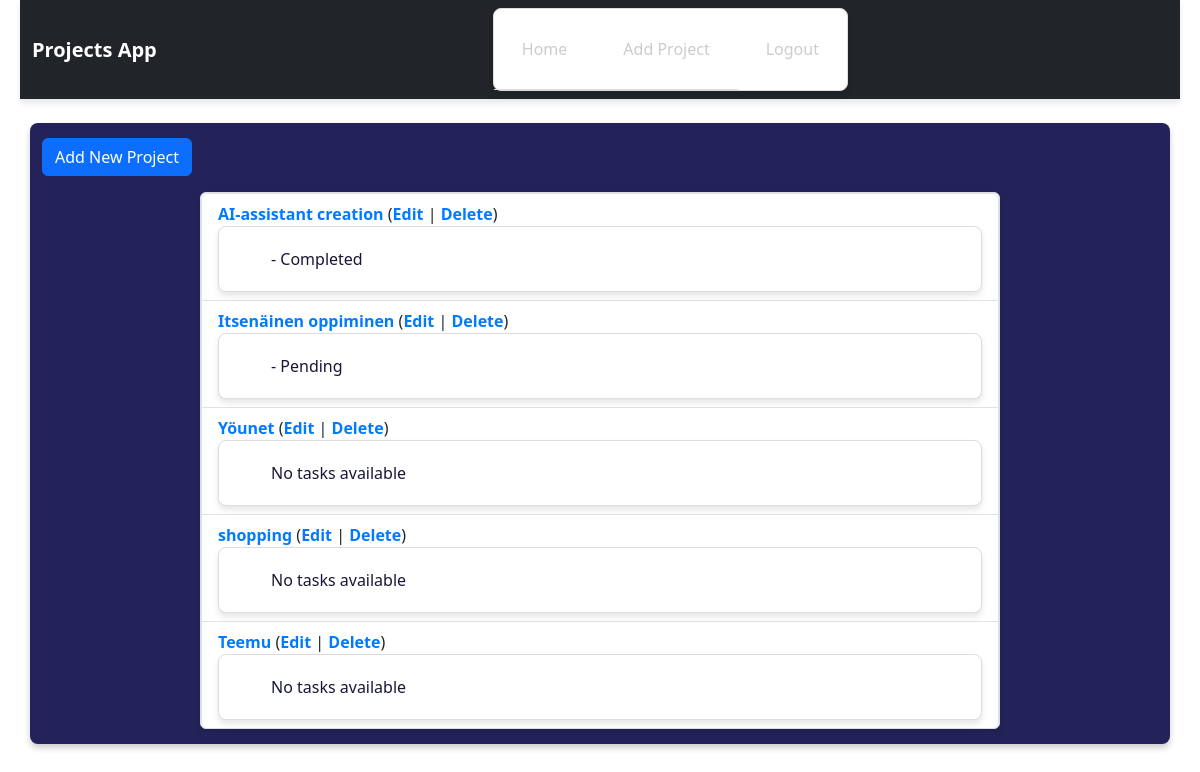
Page /projects/ (signed in) on the committed database.
### projects/models.py (models this page shows, shortened)
class Project(models.Model):
    name = models.CharField(max_length=200)
    description = models.TextField()
    start_date = models.DateField()
    end_date = models.DateField(null=True, blank=True)
    completed = models.BooleanField(default=False)

class Task(models.Model):
    project = models.ForeignKey(Project, on_delete=models.CASCADE, related_name='tasks')
    title = models.CharField(max_length=200)
    description = models.TextField(blank=True, null=True)
    completed = models.BooleanField(default=False)
    due_date = models.DateField(null=True, blank=True)

### projects/views.py (the view)
# urls.py: path('', views.project_list, name='project_list'),
def project_list(request):
    projects = Project.objects.all()
    return render(request, 'projects/project_list.html', {'projects': projects})

### projects/templates/projects/project_list.html (shortened to what this page needs)
<!DOCTYPE html>
<html>
<head>
    {% load static %}
    <link rel="stylesheet" type="text/css" href="{% static 'projects/style.css' %}">
    <link href="https://cdn.jsdelivr.net/npm/bootstrap@5.3.0/dist/css/bootstrap.min.css" rel="stylesheet">
</head>
<body>
    <nav class="navbar navbar-expand-lg navbar-dark bg-dark">
        <div class="container-fluid">
            <a class="navbar-brand" href="{% url 'project_list' %}">Projects App</a>
            <div class="collapse navbar-collapse" id="navbarNav">
                <ul class="navbar-nav">
                    <li class="nav-item">
                        <a class="nav-link" href="{% url 'project_list' %}">Home</a>
                    </li>
                    <li class="nav-item">
                        <a class="nav-link" href="{% url 'project_add' %}">Add Project</a>
                    </li>
                    {% if user.is_authenticated %}
                        <li class="nav-item">
                            <a class="nav-link" href="{% url 'logout' %}">Logout</a>
                        </li>
                    {% else %}
                        <li class="nav-item">
                            <a class="nav-link" href="{% url 'login' %}">Login</a>
                        </li>
                    {% endif %}
                </ul>
            </div>
        </div>
    </nav>
    <div class="container mt-4">
        <a class="btn btn-primary mb-3" href="{% url 'project_add' %}">Add New Project</a>
        <ul class="list-group">
            {% for project in projects %}
                <li class="list-group-item">
                    <a href="{% url 'project_detail' project.id %}">{{ project.name }}</a>
                    (<a href="{% url 'project_edit' project.id %}">Edit</a> |
                    <a href="{% url 'project_delete' project.id %}">Delete</a>)
                    <ul>
                        {% for task in project.tasks.all %}
                            <li>{{ task.name }} - {% if task.completed %}Completed{% else %}Pending{% endif %}</li>
                        {% empty %}
                            <li>No tasks available</li>
                        {% endfor %}
                    </ul>
                </li>
            {% endfor %}
        </ul>
    </div>
</body>
</html>

### projects/static/projects/style.css (style rules this page uses)
body { background-color: #171736; font-family: Arial, sans-serif; font-size: larger; color: #fff; margin: 20px; padding-left: 20px; padding-right: 20px; }
ul { list-style: none; padding: 0; max-width: 800px; margin: 20px auto; border: 1px solid #ddd; background-color: #fff; border-radius: 8px; box-shadow: 0 4px 6px rgba(0, 0, 0, 0.1); }
li { padding: 20px; border-bottom: 1px solid #ddd; font-size: 16px; color: #171736; }
li:last-child { border-bottom: none; }
.navbar { box-shadow: 0 4px 6px rgba(0, 0, 0, 0.1); background-color: #003366; padding: 10px; }
.navbar-brand { font-weight: bold; color: #fff !important; font-size: 1.5em; }
.nav-link { color: #ccc !important; transition: color 0.3s ease; font-size: 1.1em; }
.container { margin-top: 20px; padding: 15px; border-radius: 8px; background-color: #232359; box-shadow: 0 4px 6px rgba(0, 0, 0, 0.2); }
.list-group-item a { text-decoration: none; color: #007bff; font-weight: bold; }

### rows in the picture
Project: name "AI-assistant creation"
Task: completed "Completed"
Project: name "Itsenäinen oppiminen"
Task: completed "Pending"
Project: name "Yöunet"
Project: name "shopping"
Project: name "Teemu"
